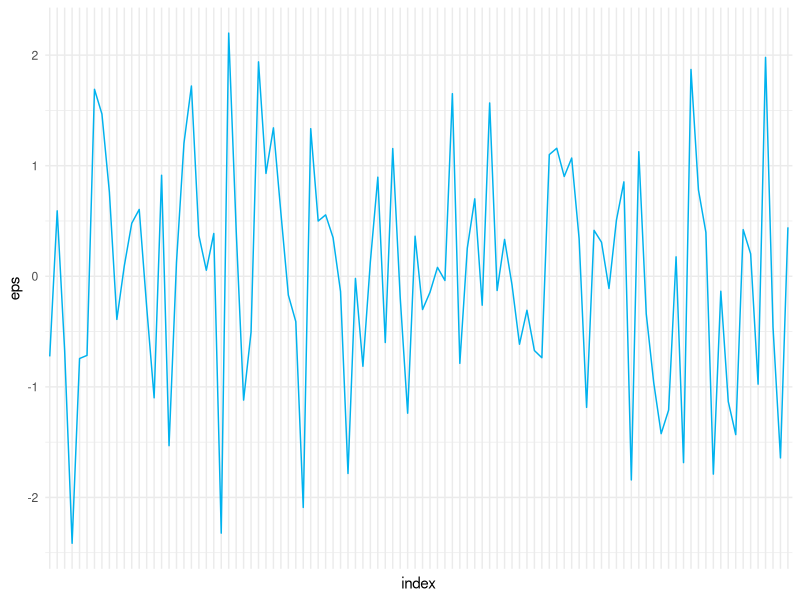

The R source for this figure: (Note: this script raises an error after producing the figure.)
# R basic with time series from web article with python impl
# https://www.ritchievink.com/blog/2018/09/26/algorithm-breakdown-ar-ma-and-arima-models/
library(ggplot2)
library(gridExtra)
set.seed(20190511)
generate_white_noise_graph <- function(n = 100) {
eps = rnorm(n)

eps_df <- data.frame(eps)
eps_df$index <- rownames(eps_df)

ggplot(eps_df) + 
  geom_line(aes(x=index, y=eps, group=1), color = "deepskyblue2") +
  theme_minimal() +
  theme(axis.text.x=element_blank())
}

generate_white_noise_graph()


ma_process_simulation() <- function() {
# Simulating MA process 
orders <- c(1,6,11)
plots <- list()
acf_plots <- list()
ma_processes <- list()

for (i in 1:3) {
  q <- orders[i]
  thetas <- runif(q)
  
  ma_processes[[i]] <- data.frame(arima.sim(n=100, list(order=c(0,0,q),ma = thetas)))
  names(ma_processes[[i]])[1] <- "MA_X"
  ma_processes[[i]]$index <- rownames(ma_process)
  title <- paste("MA Process(", q, ") = [", paste(round(thetas, 2), collapse=', '), "]")
  
  plots[[i]] <- ggplot(ma_process) + 
    geom_line(aes(x=index, y=MA_X, group=1), color = "deepskyblue4") +
    scale_y_continuous(limits = c(-5, 5)) +
    ggtitle(title) + 
    theme_minimal() +
    theme(axis.text.x=element_blank(), 
          plot.title = element_text(family = "Helvetica", face = "bold", size = 12, colour = "grey"))
  acf_plots[[i]] <- ggAcf(ma_processes[[i]]$MA_X, title=paste("ACF for MA(",q,")"))
}
grid.arrange(plots[[1]],acf_plots[[1]],
             plots[[2]],acf_plots[[2]],
             plots[[3]],acf_plots[[3]], nrow=3, ncol=2)


}

